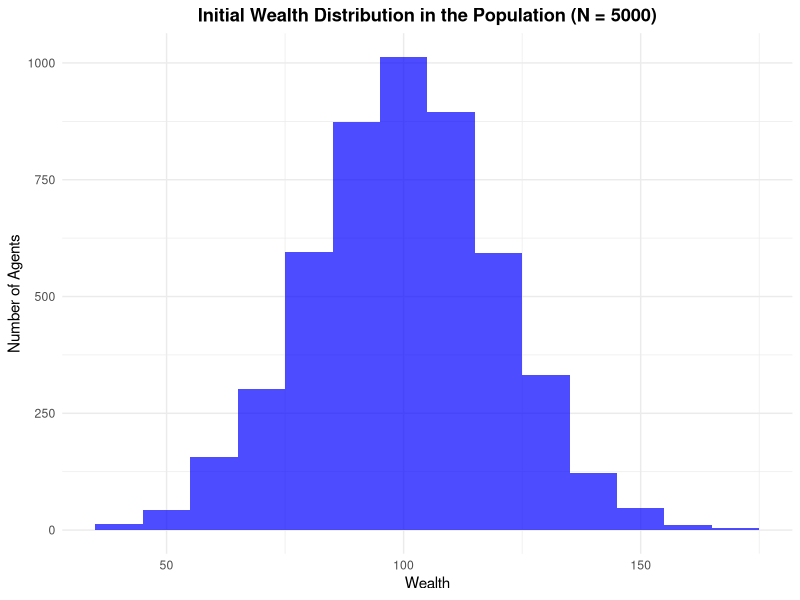
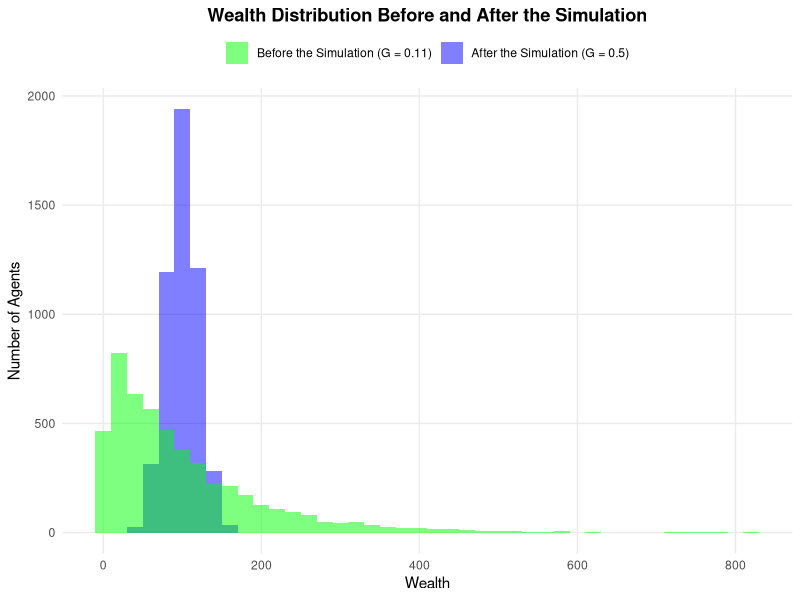

The R script that drew these images, in order:
## ---- chunk 1
# Load the necessary library
suppressMessages(library(tidyverse))

# Set seed for reproducibility
set.seed(123)

# Define the initial population: 5000 agents (normally distributed with M = 100, sd = 20)
gaussian_population <- tibble(wealth = rnorm(5000, mean = 100, sd = 20))

# Plot a histogram of the initial wealth distribution in the population
ggplot(gaussian_population, aes(x = wealth)) +
    geom_histogram(binwidth = 10, fill = "blue", alpha = 0.7) +
    labs(title = "Initial Wealth Distribution in the Population (N = 5000)",
         x = "Wealth", y = "Number of Agents") +
    theme_minimal() +
    theme(plot.title = element_text(hjust = 0.5, face = "bold"))
## ---- chunk 2
# Define the random interaction
random_interaction <- function(population) {
    # Randomly sample two agents from the population
    sampled_agents <- sample(1:nrow(population), 2)
}
## ---- chunk 3
# Define the random split transaction
random_split <- function(agent_i_wealth, agent_j_wealth) {
    # Calculate the total wealth of both agents
    total_wealth <- agent_i_wealth + agent_j_wealth
    
    # Allocate a random share of the total wealth to agent i
    agent_i_new_wealth <- runif(1, min = 0, max = total_wealth)
    
    # Allocate the remaining share of the total wealth to agent j
    agent_j_new_wealth <- total_wealth - agent_i_new_wealth
    
    # Return the updated wealth for both agents
    return(c(agent_i_new_wealth, agent_j_new_wealth))
}
## ---- chunk 4
# Define how a simulation is run
simulate <- function(population, interaction, transaction, time_steps) {
    for (t in seq_len(time_steps)) {
          sampled_agents <- interaction(population)
          
          # Get the wealth of the sampled agents
          agents_wealth <- population$wealth[sampled_agents]
          
          # Perform the transaction and update wealth
          new_wealth <- transaction(agents_wealth[1], agents_wealth[2])
          
          # Update the population wealth
          population$wealth[sampled_agents] <- new_wealth
    }
    
    # Return the updated population
    return(population)
  }

# Run the first simulation
simulation_1 <- simulate(
    population = gaussian_population,
    interaction = random_interaction,
    transaction = random_split,
    time_steps = 200000
)
## ---- chunk 5
# Define the Gini coefficient
gini <- function(population) {
    # Sort the agents in the population by wealth
    x <- sort(population$wealth)
    
    # Get the number of agents in the population
    n <- length(x)
    
    # Calculate the numerator
    numer <- 2 * sum((1:n) * x)
    
    # Calculate the denominator
    denom <- n * sum(x)
    
    # Calculate the Gini coefficient
    gini <- ((numer / denom) - (n + 1) / n)
    
    # Return the Gini coefficient
    return(gini)
}

# Plot histograms of wealth before and after the simulation
ggplot() +
    # Histogram for "Before the Simulation"
    geom_histogram(
        data = gaussian_population,
        aes(x = wealth, fill = "Before the Simulation"),
        position = "identity",
        alpha = 0.5,
        binwidth = 20
    ) +
    # Histogram for "After the Simulation"
    geom_histogram(
        data = simulation_1,
        aes(x = wealth, fill = "After the Simulation"),
        position = "identity",
        alpha = 0.5,
        binwidth = 20
    ) +
    labs(
        title = "Wealth Distribution Before and After the Simulation",
        x = "Wealth",
        y = "Number of Agents"
    ) +
    scale_fill_manual(
    values = c(
        "Before the Simulation" = "blue",
        "After the Simulation" = "green"
    ),
    name = NULL,  # Title for the legend
    labels = c(
        paste("Before the Simulation (G = ",
              round(gini(gaussian_population), 2), ")", sep = ""),
        paste("After the Simulation (G = ",
              round(gini(simulation_1), 2), ")", sep = "")
        )
    ) +
    theme_minimal() +
    theme(
        plot.title = element_text(hjust = 0.5, face = "bold"),
        legend.position = "top",
        panel.grid.minor = element_blank()
    ) +
    guides(fill = guide_legend(title = NULL))
